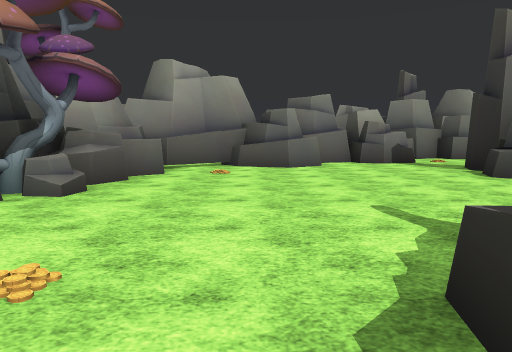
View 1 (above)

24 first-person views from a walk through a 3-D level made in the Unity game engine. The camera is 1.4 m above the floor, tilts 6° down and sees 70° across. The floor is counted in squares, 2 m on a side. Each view is taken from the middle of a square. On the plan, view 1 faces up. The plan holds only what a view shows up to about 11 squares ahead; the rest is blank. The place goes on beyond the plan. Flat ground stands in for the terrain. The player is left out. Some animated figures are not drawn. Some surface patterns are stand-ins.

View 2
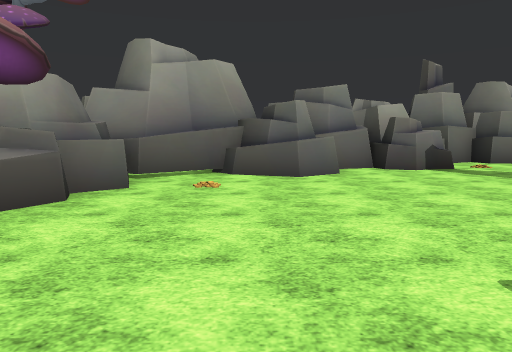

View 3
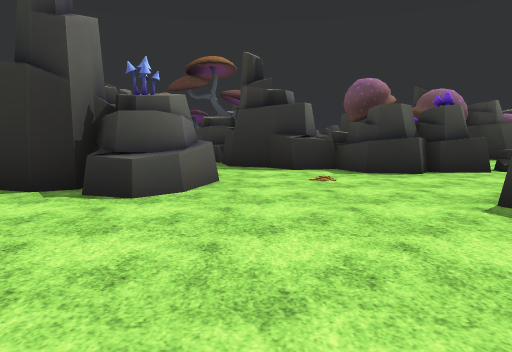

View 4
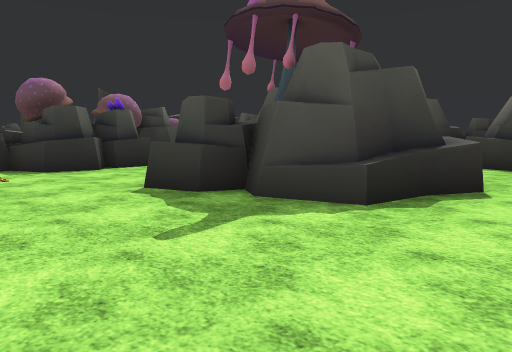

View 5
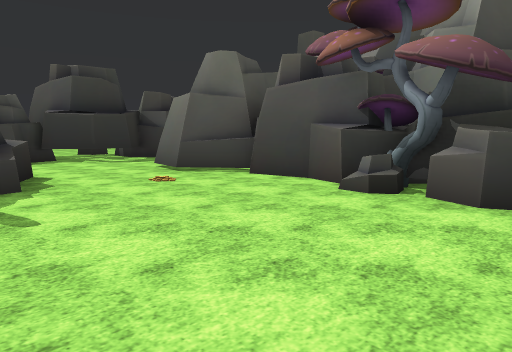

View 6
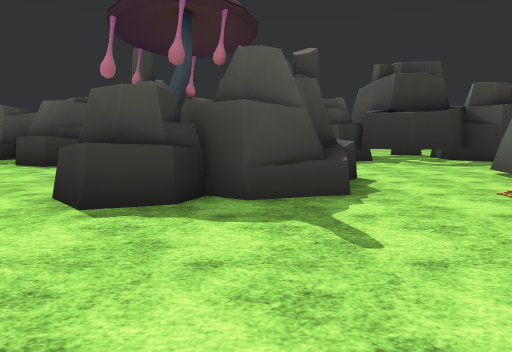

View 7
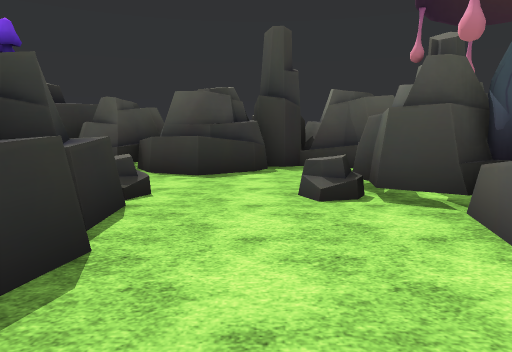

View 8
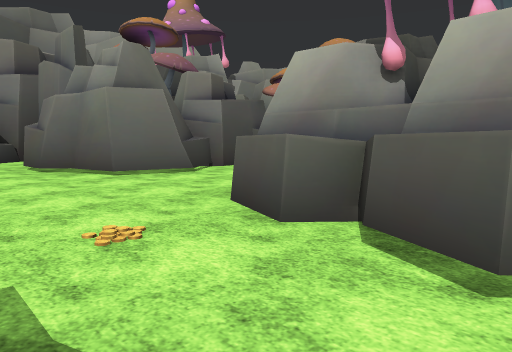

View 9
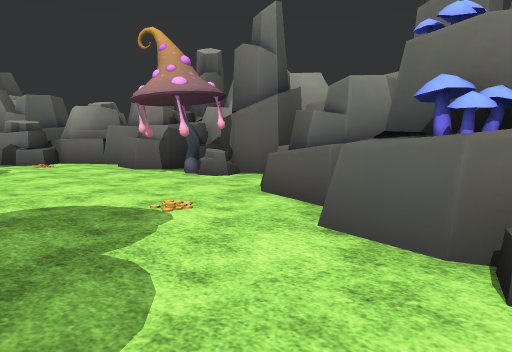

View 10
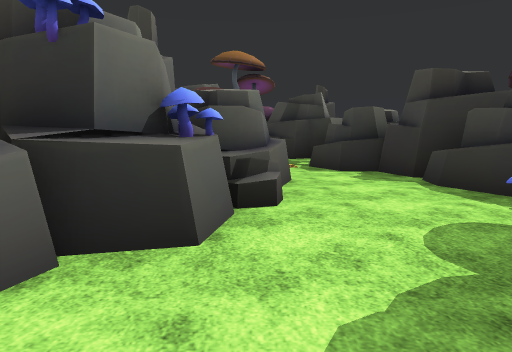

View 11
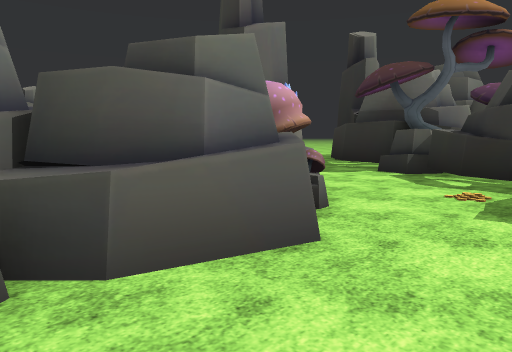

View 12
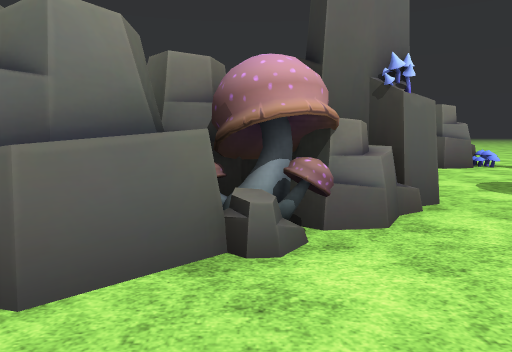

View 13
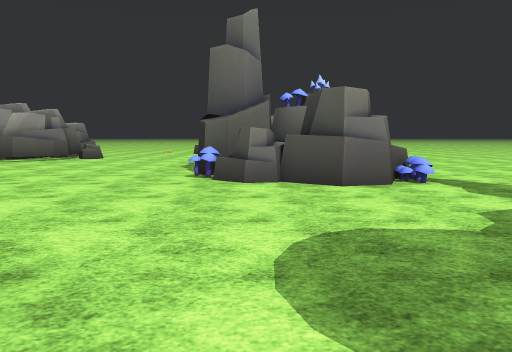

View 14
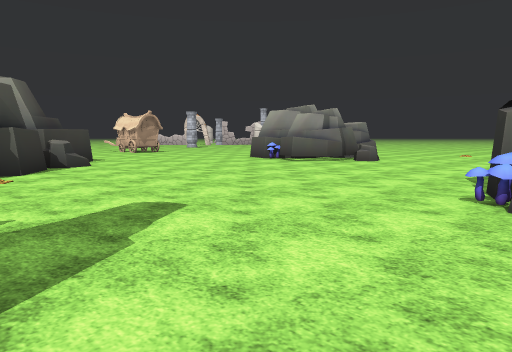

View 15
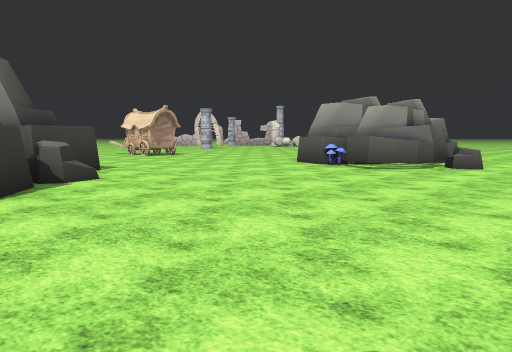

View 16
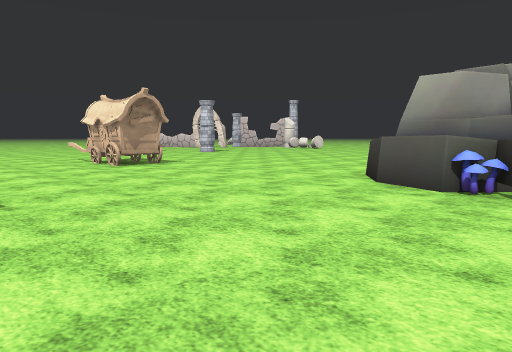

View 17
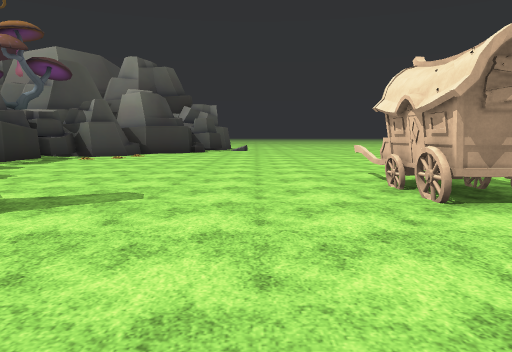

View 18
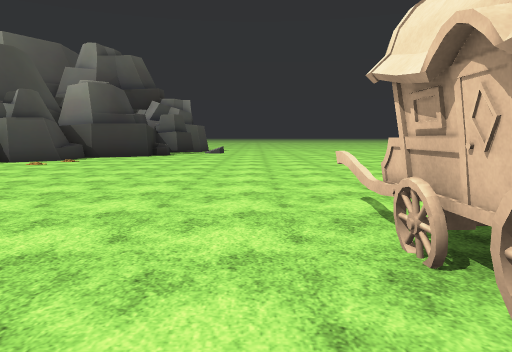

View 19
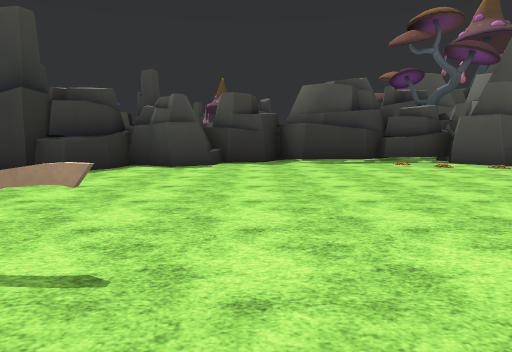

View 20
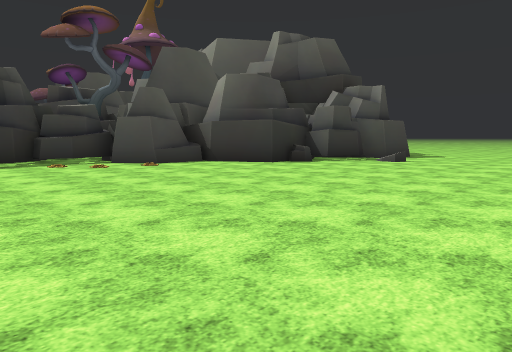

View 21
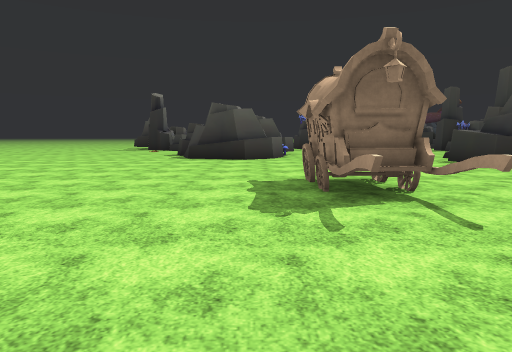

View 22
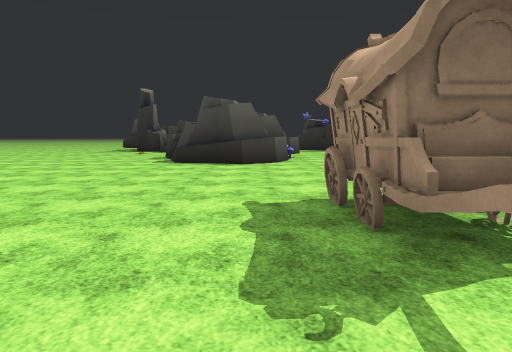

View 23
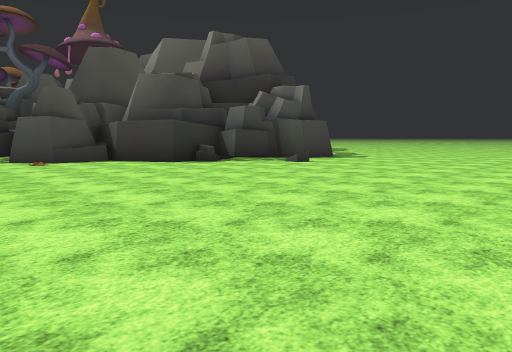

View 24
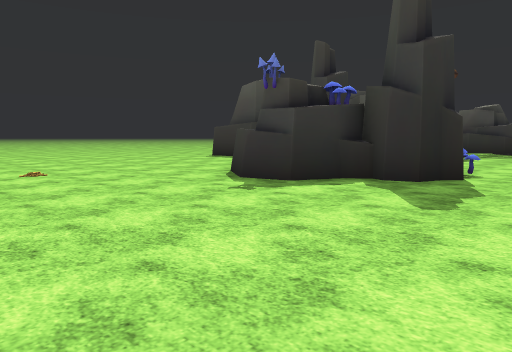

### Floor plan
Key: @ floor where view 1 was taken; # wall or solid block; . floor; = window, fence, low wall or low ledge; ^ raised ledge; R rock; M mushroom; O other object.
Columns run from 9 left of view 1 to 27 right of it. Each row starts with its distance up from view 1.
 25     ....  ...........# R.......
 24 ........ ...........^#  ............
 23 ....................### R............
 22 ...........OOOO.....##MR.............
 21 ...........OOOO......................
 20 ...............................RR....
 19 ..............................##R....
 18 .............................R#RR....
 17 .................###.........MRRRM.
 16 R#.............    #R..............
 15  #............##R  #R#............
 14  ####.......R.## ###  R..........#
 13    ##......R########RR RR  R ...##
 12     ##R######R#.R##R.RR##R R#R..##
 11          ###RR........RM#R##R..RR#  O
 10         ##R.R...........RRRR..##    O
  9       ###RR.....R.............#
  8       #R......#R       .....RR#
  7       RR......R#R       ORR#RR
  6      RR.......RR ..RR     ##
  5      #R...........# R     RRR
  4      ##..........R#
  3      #...........RRR
  2      ##.....RR..R#
  1      ##...##RR...#R
  0      ##..@###RR..R
 -1 #R  ###...####R...
 -2 RR........=#RR....
 -3      ...........^#
 -4      .##. #.^..###RR
 -5     ###############R#
 -6           #####

Positions as (right, up) in squares from view 1, and headings:
1: (0, 0), facing up
2: (0, 2), facing up
3: (0, 5), facing right
4: (-1, 5), facing down-right
5: (2, 7), facing down-left
6: (2, 6), facing down
7: (6, 4), facing down
8: (4, -4), facing up-left
9: (15, 8), facing up-left
10: (11, 10), facing right
11: (15, 8), facing up-right
12: (18, 8), facing up
13: (21, 11), facing up
14: (21, 13), facing up-left
15: (18, 14), facing up-left
16: (14, 17), facing up-left
17: (9, 19), facing left
18: (6, 20), facing left
19: (1, 23), facing down
20: (0, 23), facing down-left
21: (-1, 23), facing right
22: (1, 23), facing right
23: (-2, 25), facing down-left
24: (18, 25), facing down-right
